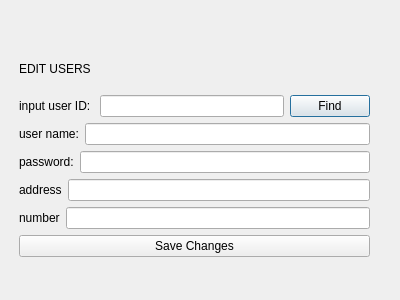
<?xml version="1.0" encoding="UTF-8"?>
<ui version="4.0">
 <class>editUser</class>
 <widget class="QDialog" name="editUser">
  <property name="geometry">
   <rect>
    <x>0</x>
    <y>0</y>
    <width>400</width>
    <height>300</height>
   </rect>
  </property>
  <property name="windowTitle">
   <string>Dialog</string>
  </property>
  <widget class="QWidget" name="verticalLayoutWidget">
   <property name="geometry">
    <rect>
     <x>19</x>
     <y>49</y>
     <width>351</width>
     <height>208</height>
    </rect>
   </property>
   <layout class="QVBoxLayout" name="verticalLayout">
    <item>
     <widget class="QLabel" name="label_6">
      <property name="text">
       <string>EDIT USERS</string>
      </property>
     </widget>
    </item>
    <item>
     <layout class="QHBoxLayout" name="horizontalLayout">
      <item>
       <widget class="QLabel" name="label">
        <property name="text">
         <string>input user ID: </string>
        </property>
       </widget>
      </item>
      <item>
       <widget class="QLineEdit" name="lineEdit_find_ID">
        <property name="inputMethodHints">
         <set>Qt::ImhDigitsOnly</set>
        </property>
       </widget>
      </item>
      <item>
       <widget class="QPushButton" name="pushButton_find_ID">
        <property name="text">
         <string>Find</string>
        </property>
       </widget>
      </item>
     </layout>
    </item>
    <item>
     <layout class="QHBoxLayout" name="horizontalLayout_2">
      <item>
       <widget class="QLabel" name="label_2">
        <property name="text">
         <string>user name:</string>
        </property>
       </widget>
      </item>
      <item>
       <widget class="QLineEdit" name="lineEdit_name"/>
      </item>
     </layout>
    </item>
    <item>
     <layout class="QHBoxLayout" name="horizontalLayout_3">
      <item>
       <widget class="QLabel" name="label_3">
        <property name="text">
         <string>password:</string>
        </property>
       </widget>
      </item>
      <item>
       <widget class="QLineEdit" name="lineEdit_password"/>
      </item>
     </layout>
    </item>
    <item>
     <layout class="QHBoxLayout" name="horizontalLayout_4">
      <item>
       <widget class="QLabel" name="label_4">
        <property name="text">
         <string>address</string>
        </property>
       </widget>
      </item>
      <item>
       <widget class="QLineEdit" name="lineEdit_address"/>
      </item>
     </layout>
    </item>
    <item>
     <layout class="QHBoxLayout" name="horizontalLayout_5">
      <item>
       <widget class="QLabel" name="label_5">
        <property name="text">
         <string>number</string>
        </property>
       </widget>
      </item>
      <item>
       <widget class="QLineEdit" name="lineEdit_number"/>
      </item>
     </layout>
    </item>
    <item>
     <widget class="QPushButton" name="pushButton_save_changes">
      <property name="text">
       <string>Save Changes</string>
      </property>
     </widget>
    </item>
   </layout>
  </widget>
 </widget>
 <resources/>
 <connections/>
</ui>
